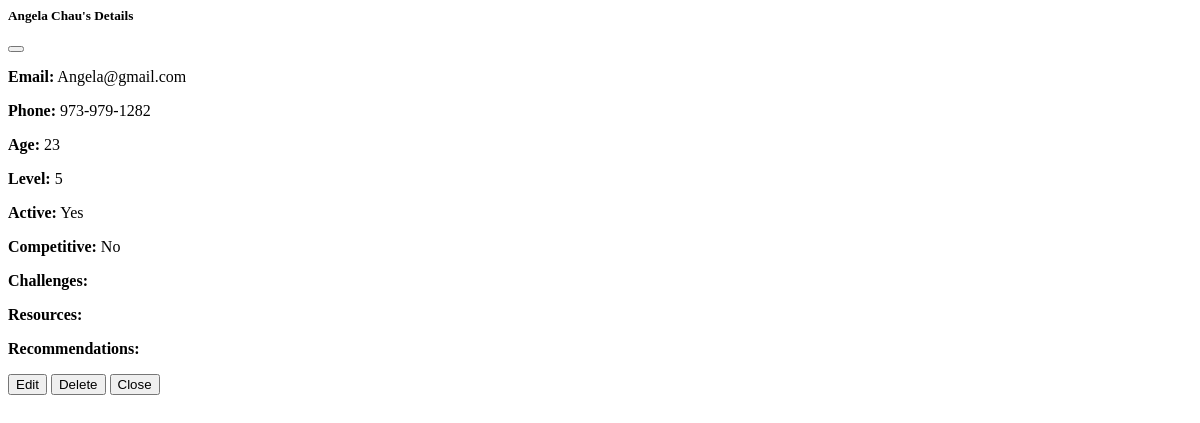
The page /records/record/2/ on the database as committed earlier.
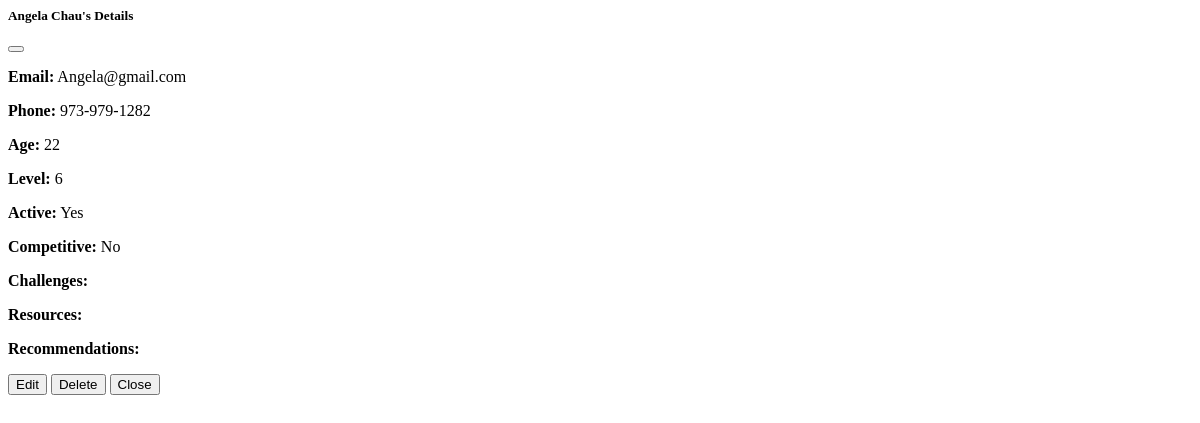
The same page on the database as committed later.
### records/models.py (models this page shows, shortened)
class Record(models.Model):
    name = models.CharField(max_length=100, verbose_name="Full Name")
    email = models.EmailField(verbose_name="Email Address")
    phone = models.CharField(max_length=20, verbose_name="Phone Number")
    age = models.PositiveIntegerField(verbose_name="Child's Age")
    active = models.BooleanField(
        default=False, verbose_name="Is your child currently in gymnastics?")
    home_gym = models.CharField(max_length=100, verbose_name="Home Gym?")
    competitive = models.BooleanField(
        default=False, verbose_name="Do they compete in competitions?")
    level = models.CharField(
        max_length=50,
        blank=True,
        verbose_name="Competitive Level (Level/Xcel/IGH)"
    )
    challenges = models.CharField(
        max_length=255, blank=True, verbose_name="Challenges Faced")
    resources = models.CharField(
        max_length=255, blank=True, verbose_name="Helpful Resources")
    recommendations = models.CharField(
        max_length=255, blank=True, verbose_name="Recommendations")
    created_at = models.DateTimeField(auto_now_add=True)

### records/views.py (the view)
# urls.py: path('record/<int:pk>/', RecordDetailView.as_view(), name='record_detail'),
class RecordDetailView(DetailView):
    model = Record
    template_name = 'records/partials/detail_modal.html'
    def get(self, request, *args, **kwargs):
        self.object = self.get_object()
        if request.headers.get('x-requested-with') == 'XMLHttpRequest':
            html = render_to_string(self.template_name, {
                                    'record': self.object}, request=request)
            return JsonResponse({'html': html})
        return super().get(request, *args, **kwargs)

### templates/records/partials/detail_modal.html (shortened to what this page needs)
<div class="modal-header">
  <h5 class="modal-title">{{ record.name }}'s Details</h5>
  <button type="button" class="btn-close" data-bs-dismiss="modal" aria-label="Close"></button>
</div>
<div class="modal-body">
  <p><strong>Email:</strong> {{ record.email }}</p>
  <p><strong>Phone:</strong> {{ record.phone }}</p>
  <p><strong>Age:</strong> {{ record.age }}</p>
  <p><strong>Level:</strong> {{ record.level }}</p>
  <p><strong>Active:</strong> {{ record.active|yesno:"Yes,No" }}</p>
  <p><strong>Competitive:</strong> {{ record.competitive|yesno:"Yes,No" }}</p>
  <p><strong>Challenges:</strong> {{ record.challenges }}</p>
  <p><strong>Resources:</strong> {{ record.resources }}</p>
  <p><strong>Recommendations:</strong> {{ record.recommendations }}</p>
</div>
<div class="modal-footer">
  <button
    type="button"
    class="btn btn-outline-primary open-edit-from-detail"
    data-url="{% url 'records:record_edit' record.pk %}">
    Edit
  </button>
  <button
    type="button"
    class="btn btn-outline-danger"
    data-bs-toggle="modal"
    data-bs-target="#deleteModal"
    data-record-id="{{ record.pk }}"
    data-record-name="{{ record.name }}">
    Delete
  </button>
  <button type="button" class="btn btn-secondary" data-bs-dismiss="modal">Close</button>
</div>

Rows that differ between the two databases and show on the page:
changed Record "Angela@gmail.com": age "23" → "22"; level "5" → "6"
